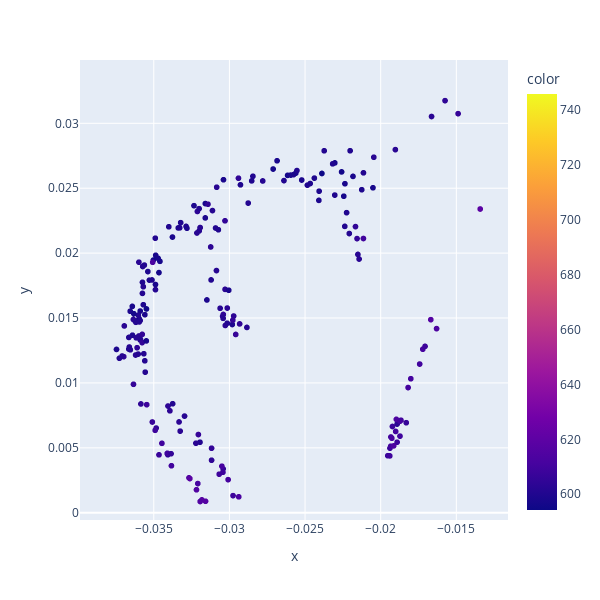

The code cell stored with this chart in its notebook:
### Code cell
import plotly.express as px

fig = px.scatter(x=reduced["PHATE1"][o], y=reduced["PHATE2"][o], 
           color=euc_daddy[o], width=600, height=600, hover_name=pops["pop_group"][o])

fig

### Figure 1 — Plotly figure (JSON) as saved in the notebook; plotly's stock layout.template omitted (floating-point values rounded to 4 significant figures; data arrays with more than 128 entries replaced by an {"elided": "..."} marker saying what was removed)
{"data": [{"hovertemplate": "<b>%{hovertext}</b><br><br>x=%{x}<br>y=%{y}<br>color=%{marker.color}<extra></extra>", "hovertext": {"elided": "1042 str values"}, "legendgroup": "", "marker": {"color": {"elided": "1042 float values"}, "coloraxis": "coloraxis", "symbol": "circle"}, "mode": "markers", "name": "", "selectedpoints": {"elided": "205 int values"}, "showlegend": false, "type": "scattergl", "x": {"elided": "1042 float values"}, "xaxis": "x", "y": {"elided": "1042 float values"}, "yaxis": "y"}], "layout": {"coloraxis": {"colorbar": {"title": {"text": "color"}}, "colorscale": [[0, "#0d0887"], [0.1111, "#46039f"], [0.2222, "#7201a8"], [0.3333, "#9c179e"], [0.4444, "#bd3786"], [0.5556, "#d8576b"], [0.6667, "#ed7953"], [0.7778, "#fb9f3a"], [0.8889, "#fdca26"], [1, "#f0f921"]]}, "dragmode": "zoom", "height": 600, "legend": {"tracegroupgap": 0}, "margin": {"t": 60}, "width": 600, "xaxis": {"anchor": "y", "autorange": false, "domain": [0, 1], "range": [-0.03988, -0.01159], "title": {"text": "x"}, "type": "linear"}, "yaxis": {"anchor": "x", "autorange": false, "domain": [0, 1], "range": [-0.0005598, 0.03488], "title": {"text": "y"}, "type": "linear"}}}
